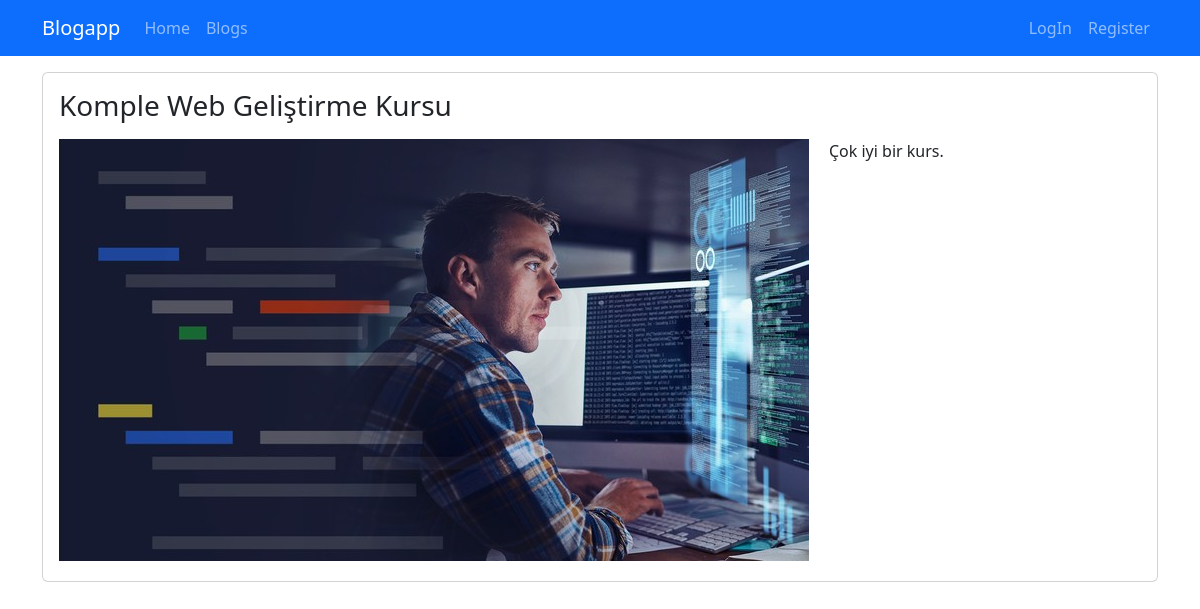
Screenshot of /blogs/komple-web-gelistirme-kursu with the database file from the repository.
### blog/models.py (models this page shows, shortened)
class Blog(models.Model):
    title = models.CharField(max_length=200)
    image = models.ImageField(upload_to = "blogs")
    description = models.TextField()
    is_active = models.BooleanField(default=False)
    is_home = models.BooleanField(default=False)
    slug = models.SlugField(null = False, blank=True, unique = True, db_index = True, editable=False)
    categories = models.ManyToManyField(Category)

### blog/views.py (the view)
# urls.py: path("blogs/<slug:slug>", views.blogs_details, name="blogs_details")
def blogs_details(request, slug):
    blog = Blog.objects.get(slug = slug)
    return render(request, "blog/blogs-details.html",{
        "blog": blog
    })

### blog/templates/blog/blogs-details.html (shortened to what this page needs)
{% extends "base.html" %}
{% load static %}
{% block content%}
    <div class="container mt-3">
        <div class="row">
            <div class="col-12">
                <div class="card mb-3">
                    <div class="row">
                        <div class="col-md-12">
                            <div class="card-body">
                                <h1 class="card-title h3 mb-3">
                                    {{blog.title|title}}
                                </h1>
                                <img src="{{blog.image.url}}" alt="" class="img-fluid" style="float:left; margin-right: 20px; margin-bottom: 20px;">
                                <p class="card-text">{{blog.description|safe}}</p>
                            </div>
                        </div>
                    </div>
                </div>
            </div>
        </div>
    </div>
{% endblock %}

### rows the page displays
Blog: title "Komple Web Geliştirme Kursu", image (picture), description "Çok iyi bir kurs."
